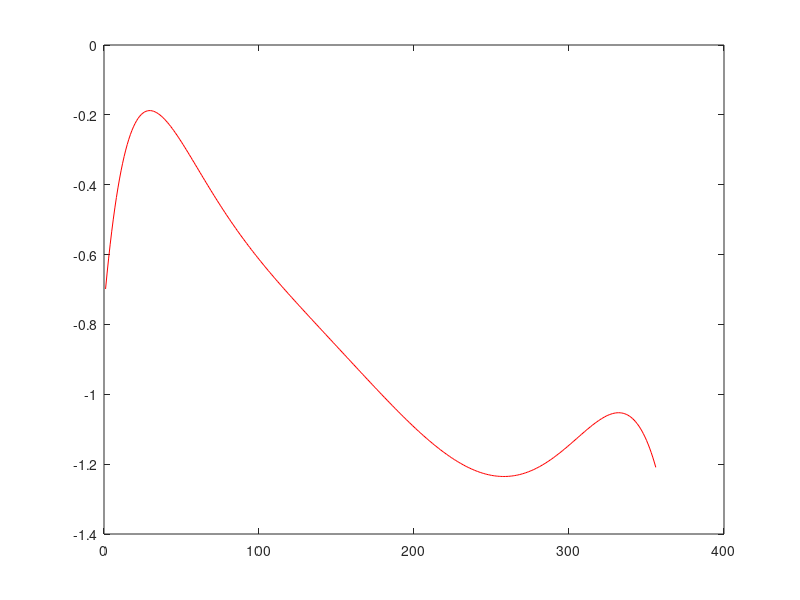

The MATLAB source for this figure:
close all;

figure;
plot([-0.698508,-0.652840,-0.610134,-0.570258,-0.533083,-0.498483,-0.466339,-0.436536,-0.408963,-0.383513,-0.360083,-0.338575,-0.318893,-0.300945,-0.284645,-0.269907,-0.256651,-0.244800,-0.234277,-0.225013,-0.216938,-0.209987,-0.204097,-0.199207,-0.195260,-0.192200,-0.189976,-0.188536,-0.187832,-0.187818,-0.188451,-0.189688,-0.191490,-0.193819,-0.196637,-0.199912,-0.203609,-0.207698,-0.212150,-0.216935,-0.222028,-0.227402,-0.233035,-0.238903,-0.244986,-0.251261,-0.257712,-0.264319,-0.271065,-0.277935,-0.284913,-0.291986,-0.299139,-0.306362,-0.313641,-0.320966,-0.328327,-0.335715,-0.343120,-0.350535,-0.357952,-0.365364,-0.372765,-0.380148,-0.387509,-0.394843,-0.402144,-0.409409,-0.416634,-0.423816,-0.430953,-0.438040,-0.445076,-0.452060,-0.458989,-0.465862,-0.472677,-0.479434,-0.486133,-0.492771,-0.499350,-0.505869,-0.512328,-0.518727,-0.525066,-0.531346,-0.537568,-0.543731,-0.549838,-0.555887,-0.561882,-0.567822,-0.573709,-0.579543,-0.585327,-0.591060,-0.596746,-0.602384,-0.607976,-0.613524,-0.619029,-0.624492,-0.629914,-0.635299,-0.640645,-0.645956,-0.651233,-0.656476,-0.661687,-0.666869,-0.672021,-0.677146,-0.682245,-0.687319,-0.692370,-0.697398,-0.702405,-0.707392,-0.712361,-0.717312,-0.722247,-0.727167,-0.732073,-0.736965,-0.741845,-0.746714,-0.751573,-0.756423,-0.761263,-0.766096,-0.770922,-0.775742,-0.780556,-0.785365,-0.790170,-0.794971,-0.799769,-0.804564,-0.809356,-0.814147,-0.818936,-0.823724,-0.828512,-0.833298,-0.838085,-0.842871,-0.847657,-0.852443,-0.857229,-0.862016,-0.866802,-0.871589,-0.876377,-0.881164,-0.885951,-0.890738,-0.895524,-0.900310,-0.905095,-0.909879,-0.914661,-0.919442,-0.924220,-0.928996,-0.933769,-0.938538,-0.943303,-0.948063,-0.952819,-0.957569,-0.962312,-0.967049,-0.971778,-0.976499,-0.981211,-0.985913,-0.990605,-0.995286,-0.999955,-1.004611,-1.009253,-1.013881,-1.018494,-1.023090,-1.027669,-1.032229,-1.036771,-1.041293,-1.045793,-1.050271,-1.054726,-1.059157,-1.063562,-1.067940,-1.072292,-1.076614,-1.080907,-1.085168,-1.089398,-1.093594,-1.097755,-1.101881,-1.105970,-1.110020,-1.114031,-1.118001,-1.121929,-1.125814,-1.129654,-1.133447,-1.137194,-1.140893,-1.144541,-1.148138,-1.151682,-1.155173,-1.158608,-1.161986,-1.165306,-1.168567,-1.171768,-1.174906,-1.177980,-1.180990,-1.183933,-1.186809,-1.189615,-1.192352,-1.195017,-1.197608,-1.200125,-1.202566,-1.204930,-1.207216,-1.209422,-1.211546,-1.213588,-1.215547,-1.217421,-1.219208,-1.220908,-1.222519,-1.224041,-1.225471,-1.226809,-1.228054,-1.229204,-1.230259,-1.231218,-1.232078,-1.232841,-1.233503,-1.234065,-1.234526,-1.234885,-1.235141,-1.235294,-1.235341,-1.235284,-1.235122,-1.234853,-1.234478,-1.233996,-1.233407,-1.232710,-1.231906,-1.230993,-1.229973,-1.228845,-1.227608,-1.226265,-1.224815,-1.223257,-1.221594,-1.219825,-1.217950,-1.215972,-1.213891,-1.211708,-1.209424,-1.207040,-1.204559,-1.201982,-1.199309,-1.196545,-1.193690,-1.190748,-1.187719,-1.184608,-1.181417,-1.178149,-1.174807,-1.171395,-1.167917,-1.164375,-1.160776,-1.157122,-1.153419,-1.149672,-1.145886,-1.142065,-1.138217,-1.134346,-1.130460,-1.126565,-1.122668,-1.118777,-1.114898,-1.111040,-1.107213,-1.103423,-1.099680,-1.095995,-1.092377,-1.088835,-1.085382,-1.082029,-1.078786,-1.075667,-1.072683,-1.069849,-1.067177,-1.064682,-1.062379,-1.060282,-1.058408,-1.056772,-1.055393,-1.054285,-1.053470,-1.052964,-1.052787,-1.052959,-1.053501,-1.054434,-1.055779,-1.057559,-1.059797,-1.062518,-1.065745,-1.069504,-1.073822,-1.078725,-1.084239,-1.090395,-1.097219,-1.104743,-1.112997,-1.122012,-1.131820,-1.142453,-1.153946,-1.166333,-1.179648,-1.193928,-1.209210],'r');

